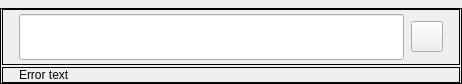
<?xml version="1.0" encoding="UTF-8"?>
<ui version="4.0">
 <class>InputWidget</class>
 <widget class="QWidget" name="InputWidget">
  <property name="geometry">
   <rect>
    <x>0</x>
    <y>0</y>
    <width>462</width>
    <height>84</height>
   </rect>
  </property>
  <property name="sizePolicy">
   <sizepolicy hsizetype="Preferred" vsizetype="Maximum">
    <horstretch>0</horstretch>
    <verstretch>0</verstretch>
   </sizepolicy>
  </property>
  <property name="minimumSize">
   <size>
    <width>0</width>
    <height>84</height>
   </size>
  </property>
  <layout class="QVBoxLayout" name="verticalLayout">
   <property name="spacing">
    <number>0</number>
   </property>
   <property name="leftMargin">
    <number>0</number>
   </property>
   <property name="topMargin">
    <number>8</number>
   </property>
   <property name="rightMargin">
    <number>0</number>
   </property>
   <property name="bottomMargin">
    <number>0</number>
   </property>
   <item>
    <widget class="QFrame" name="mainFrame">
     <property name="frameShape">
      <enum>QFrame::Shape::Box</enum>
     </property>
     <layout class="QVBoxLayout" name="vLayoutMain">
      <property name="spacing">
       <number>4</number>
      </property>
      <property name="leftMargin">
       <number>1</number>
      </property>
      <property name="topMargin">
       <number>0</number>
      </property>
      <property name="rightMargin">
       <number>1</number>
      </property>
      <property name="bottomMargin">
       <number>0</number>
      </property>
      <item>
       <widget class="QFrame" name="inputFrame">
        <property name="sizePolicy">
         <sizepolicy hsizetype="Preferred" vsizetype="Fixed">
          <horstretch>0</horstretch>
          <verstretch>0</verstretch>
         </sizepolicy>
        </property>
        <property name="minimumSize">
         <size>
          <width>0</width>
          <height>56</height>
         </size>
        </property>
        <property name="maximumSize">
         <size>
          <width>16777215</width>
          <height>56</height>
         </size>
        </property>
        <property name="frameShape">
         <enum>QFrame::Shape::Box</enum>
        </property>
        <layout class="QHBoxLayout" name="hLayoutInput">
         <property name="spacing">
          <number>7</number>
         </property>
         <property name="leftMargin">
          <number>16</number>
         </property>
         <property name="topMargin">
          <number>4</number>
         </property>
         <property name="rightMargin">
          <number>16</number>
         </property>
         <property name="bottomMargin">
          <number>4</number>
         </property>
         <item>
          <widget class="QLineEdit" name="inputLineEdit">
           <property name="sizePolicy">
            <sizepolicy hsizetype="Expanding" vsizetype="Expanding">
             <horstretch>0</horstretch>
             <verstretch>0</verstretch>
            </sizepolicy>
           </property>
          </widget>
         </item>
         <item>
          <widget class="QToolButton" name="showPasswordButton">
           <property name="minimumSize">
            <size>
             <width>26</width>
             <height>26</height>
            </size>
           </property>
           <property name="text">
            <string/>
           </property>
           <property name="iconSize">
            <size>
             <width>24</width>
             <height>24</height>
            </size>
           </property>
          </widget>
         </item>
        </layout>
       </widget>
      </item>
      <item>
       <widget class="QFrame" name="errorFrame">
        <property name="frameShape">
         <enum>QFrame::Shape::Box</enum>
        </property>
        <layout class="QVBoxLayout" name="vLayoutError">
         <property name="leftMargin">
          <number>16</number>
         </property>
         <property name="topMargin">
          <number>0</number>
         </property>
         <property name="rightMargin">
          <number>16</number>
         </property>
         <property name="bottomMargin">
          <number>0</number>
         </property>
         <item>
          <widget class="QLabel" name="errorLabel">
           <property name="text">
            <string>Error text</string>
           </property>
           <property name="indent">
            <number>0</number>
           </property>
          </widget>
         </item>
        </layout>
       </widget>
      </item>
     </layout>
    </widget>
   </item>
  </layout>
 </widget>
 <resources/>
 <connections/>
</ui>
